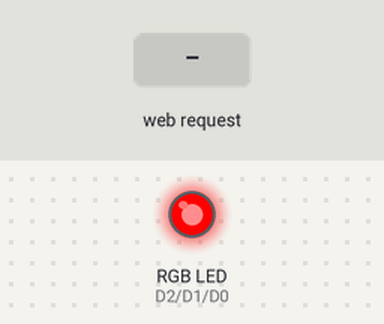
Recording of a sketch running on a simulated ESP8266 (NodeMCU). Shown: an RGB LED mixed from three pins (HIGH = lit). The inputs (shaded band) are chosen by the test bench. WiFi joins after 1.5 s; servers stay silent unless stated; what the sketch prints to the serial monitor is not drawn.

Above: at 2.7 s.
2.8 s: HTTP request GET /start received
At 3.28 s:
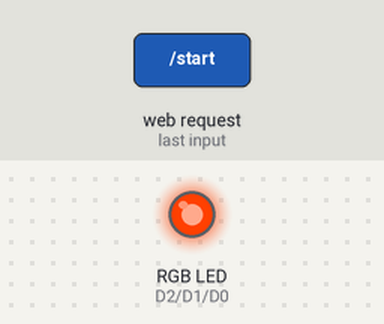
5.8 s: HTTP request GET /stop received
At 5.8 s:
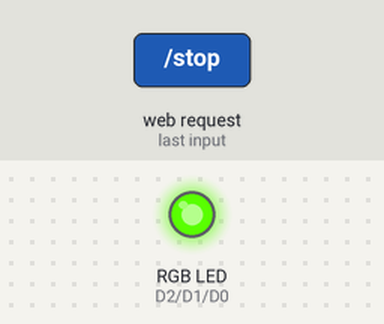
7.3 s: HTTP request GET /start received
At 8.07 s:
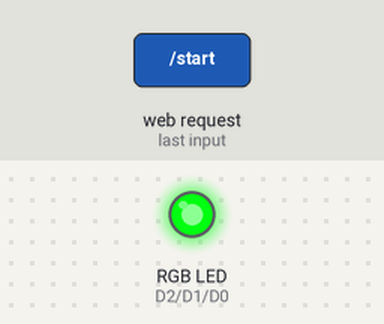
Timing chart, 0 to 25.3 s (numbered marks = the images above; inputs shaded):
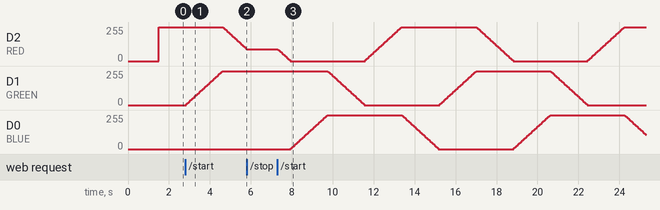

The sketch:

main.ino
```cpp
#include <ESP8266WiFi.h>
#include <WiFiClient.h>
#include <ESP8266WebServer.h>

#include <C:\Users\felix\dev\Arduino\esp-light\main\rgb.h>

ESP8266WebServer server(80);

const char* ssid = "FRITZ!";
const char* password = "0962432444989020";

bool interrupt = true;
int angle = 0;


void setup() {
  Serial.begin(9600);
  analogWriteRange(255);

  WiFi.mode(WIFI_STA);
  WiFi.begin(ssid, password);
  Serial.println("");

  while (WiFi.status() != WL_CONNECTED) {
    delay(500);
    Serial.print(".");
  }
  Serial.println("");
  Serial.print("Connected to ");
  Serial.println(ssid);
  Serial.print("IP address: ");
  Serial.println(WiFi.localIP());

  server.on("/start", HTTP_GET, []() {
    server.send(200, "text/plain", "started\r\n");
    interrupt = false;
    Serial.println("loop started");
  });

  server.on("/stop", HTTP_GET, [](){
    interrupt = true;
    server.send(200, "text/plain", "stopped\r\n");
    Serial.println("loop stopped");
  });

  server.begin();
  Serial.println("HTTP server started");
  HSV(0);
}

void loop() {
  server.handleClient();
  nextColor();
  delay(30);
}

void nextColor(){
  if(!interrupt){
    HSV(angle);
    if (angle > 360) {
      angle = 0;
    }
    angle++;
  }
}
```

rgb.h
```cpp
byte BLUE = D0;
byte GREEN = D1;
byte RED = D2;

const byte HSVlights[61] =
{0, 4, 8, 13, 17, 21, 25, 30, 34, 38, 42, 47, 51, 55, 59, 64, 68, 72, 76,
81, 85, 89, 93, 98, 102, 106, 110, 115, 119, 123, 127, 132, 136, 140, 144,
149, 153, 157, 161, 166, 170, 174, 178, 183, 187, 191, 195, 200, 204, 208,
212, 217, 221, 225, 229, 234, 238, 242, 246, 251, 255};

void setRGB(int r, int g, int b){
  analogWrite(RED, r);
  analogWrite(GREEN, g);
  analogWrite(BLUE, b);
}

void HSV(int angle){
  byte red, green, blue;

  if (angle<60) {
      red = 255; green = HSVlights[angle]; blue = 0;
  } else if (angle<120) {
      red = HSVlights[120-angle]; green = 255; blue = 0;
  } else if (angle<180) {
      red = 0, green = 255; blue = HSVlights[angle-120];
  } else if (angle<240) {
      red = 0, green = HSVlights[240-angle]; blue = 255;
  } else if (angle<300) {
      red = HSVlights[angle-240], green = 0; blue = 255;
  } else {
      red = 255, green = 0; blue = HSVlights[360-angle];
  }

  setRGB(red, green, blue);
}
```

Measured:
- after the input at 2.8 s, D2 (RED): moves from 255/255 to 89/255 over 1.1 s, starting after 1.8 s; D1 (GREEN): moves from 0/255 to 255/255 over 1.8 s, starting at once
- after the input at 5.8 s, D2 (RED): stays 89/255 (without the input it goes to 85/255 after 0.02 s); D0 (BLUE): stays 0/255 (without the input it goes to 4/255 after 0.65 s)
